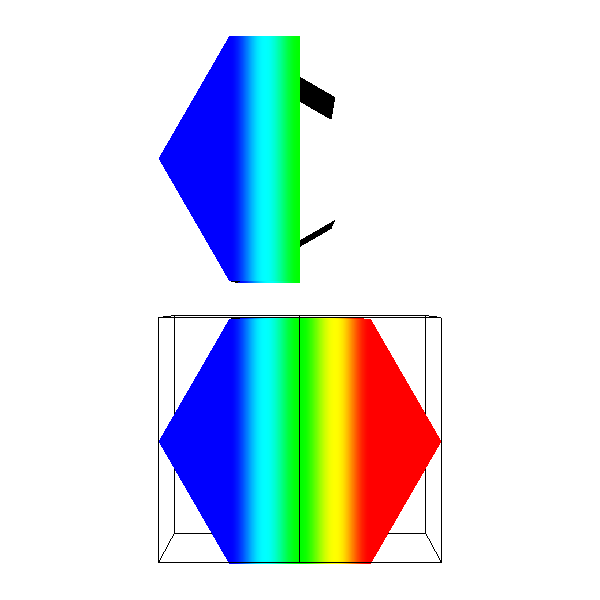

This figure's Python source:
#!/usr/bin/env python
# Demonstrate quadratic polygon cells with clip, contour, outline, and geometry filters.

import math

import vtkmodules.vtkInteractionStyle  # noqa: F401
import vtkmodules.vtkRenderingOpenGL2  # noqa: F401

from vtkmodules.vtkCommonCore import vtkDoubleArray, vtkIdTypeArray, vtkPoints
from vtkmodules.vtkCommonDataModel import vtkUnstructuredGrid
from vtkmodules.vtkFiltersCore import vtkContourFilter, vtkPolyDataNormals
from vtkmodules.vtkFiltersGeneral import vtkClipDataSet
from vtkmodules.vtkFiltersGeometry import vtkGeometryFilter
from vtkmodules.vtkFiltersModeling import vtkOutlineFilter
from vtkmodules.vtkRenderingCore import (
    vtkActor,
    vtkDataSetMapper,
    vtkPolyDataMapper,
    vtkRenderWindow,
    vtkRenderWindowInteractor,
    vtkRenderer,
)

# Create the quadratic polygon object.
npts = 12
points = vtkPoints()
points.SetNumberOfPoints(npts)

connectivity_quad_poly_1 = []
connectivity_quad_poly_2 = []

ray = 1.0
theta_step = 4.0 * math.pi / npts
for i in range(npts // 2):
    if i < npts // 4:
        theta = theta_step * i * 2
    else:
        theta = theta_step * (i - npts // 4) * 2 + theta_step
    x = ray * math.cos(theta)
    y = ray * math.sin(theta)
    points.SetPoint(i, x, y, 0.0)
    points.SetPoint(npts // 2 + i, x, y, 1.0)
    connectivity_quad_poly_1.append(i)
    connectivity_quad_poly_2.append(npts // 2 + i)

ugrid = vtkUnstructuredGrid()
ugrid.SetPoints(points)

# VTK_QUADRATIC_POLYGON = 36
ugrid.InsertNextCell(36, npts // 2, connectivity_quad_poly_1)
ugrid.InsertNextCell(36, npts // 2, connectivity_quad_poly_2)

# Side quads (VTK_QUAD = 9).
for i in range(npts // 4):
    quad_conn = [
        i,
        (i + 1) % (npts // 4),
        ((i + 1) % (npts // 4)) + npts // 2,
        i + npts // 2,
    ]
    ugrid.InsertNextCell(9, 4, quad_conn)

# Cell ID array for identification.
cell_id_array = vtkIdTypeArray()
cell_id_array.SetName("CellID")
cell_id_array.SetNumberOfComponents(1)
cell_id_array.SetNumberOfTuples(ugrid.GetNumberOfCells())
for i in range(ugrid.GetNumberOfCells()):
    cell_id_array.SetValue(i, i)
ugrid.GetCellData().AddArray(cell_id_array)

# Point scalars.
scalars = vtkDoubleArray()
scalars.SetNumberOfComponents(1)
scalars.SetNumberOfTuples(ugrid.GetNumberOfPoints())
scalars.SetName("Scalars")
scalar_values = [1, 2, 2, 1, 2, 1, 1, 2, 2, 1, 2, 1]
for i, v in enumerate(scalar_values):
    scalars.SetValue(i, v)
ugrid.GetPointData().SetScalars(scalars)

# Clip filter.
clip = vtkClipDataSet()
clip.SetValue(1.5)
clip.SetInputData(ugrid)
clip.Update()
clip_mapper = vtkDataSetMapper()
clip_mapper.SetInputConnection(clip.GetOutputPort())
clip_mapper.SetScalarRange(1.0, 2.0)
clip_mapper.InterpolateScalarsBeforeMappingOn()
clip_actor = vtkActor()
clip_actor.SetPosition(0.0, 2.0, 0.0)
clip_actor.SetMapper(clip_mapper)

# Contour filter.
contour_filter = vtkContourFilter()
contour_filter.SetInputData(ugrid)
contour_filter.SetValue(0, 1.5)
contour_filter.Update()
contour_normals = vtkPolyDataNormals()
contour_normals.SetInputConnection(contour_filter.GetOutputPort())
contour_mapper = vtkPolyDataMapper()
contour_mapper.SetInputConnection(contour_normals.GetOutputPort())
contour_mapper.ScalarVisibilityOff()
contour_actor = vtkActor()
contour_actor.SetMapper(contour_mapper)
contour_actor.GetProperty().SetColor(0, 0, 0)
contour_actor.SetPosition(0.0, 0.01, 0.01)

# Outline filter.
outline_filter = vtkOutlineFilter()
outline_filter.SetInputData(ugrid)
outline_mapper = vtkPolyDataMapper()
outline_mapper.SetInputConnection(outline_filter.GetOutputPort())
outline_actor = vtkActor()
outline_actor.SetMapper(outline_mapper)
outline_actor.GetProperty().SetColor(0, 0, 0)
outline_actor.SetPosition(0.0, 0.01, 0.01)

# Geometry filter.
geometry_filter = vtkGeometryFilter()
geometry_filter.SetInputData(ugrid)
geometry_filter.Update()
geometry_mapper = vtkPolyDataMapper()
geometry_mapper.SetInputConnection(geometry_filter.GetOutputPort())
geometry_mapper.SetScalarRange(1.0, 2.0)
geometry_mapper.InterpolateScalarsBeforeMappingOn()
geometry_actor = vtkActor()
geometry_actor.SetMapper(geometry_mapper)

# Standard rendering pipeline.
renderer = vtkRenderer()
renderer.SetBackground(1, 1, 1)
renderer.AddActor(geometry_actor)
renderer.AddActor(outline_actor)
renderer.AddActor(clip_actor)
renderer.AddActor(contour_actor)

render_window = vtkRenderWindow()
render_window.SetSize(600, 600)
render_window.SetMultiSamples(0)
render_window.AddRenderer(renderer)
render_window.SetWindowName("quadratic polygon filters")

interactor = vtkRenderWindowInteractor()
interactor.SetRenderWindow(render_window)

interactor.Initialize()
interactor.Start()
